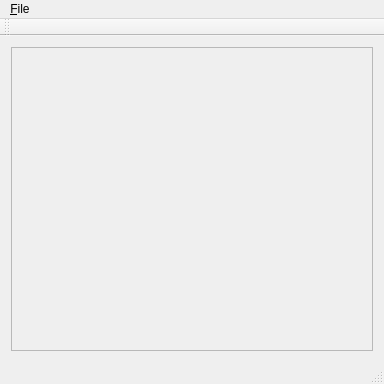
<?xml version="1.0" encoding="UTF-8"?>
<ui version="4.0">
 <class>ImageViewer</class>
 <widget class="QMainWindow" name="ImageViewer">
  <property name="geometry">
   <rect>
    <x>0</x>
    <y>0</y>
    <width>384</width>
    <height>384</height>
   </rect>
  </property>
  <property name="windowTitle">
   <string>ImageViewer</string>
  </property>
  <widget class="QWidget" name="centralWidget">
   <layout class="QVBoxLayout" name="verticalLayout">
    <item>
     <widget class="QScrollArea" name="scrollArea">
      <property name="enabled">
       <bool>true</bool>
      </property>
      <property name="widgetResizable">
       <bool>true</bool>
      </property>
      <widget class="QWidget" name="scrollAreaWidgetContents">
       <property name="geometry">
        <rect>
         <x>0</x>
         <y>0</y>
         <width>364</width>
         <height>311</height>
        </rect>
       </property>
       <layout class="QHBoxLayout" name="horizontalLayout">
        <item>
         <widget class="QLabel" name="ImageLabel">
          <property name="text">
           <string>&lt;html&gt;&lt;head/&gt;&lt;body&gt;&lt;p&gt;&lt;br/&gt;&lt;/p&gt;&lt;/body&gt;&lt;/html&gt;</string>
          </property>
         </widget>
        </item>
       </layout>
      </widget>
     </widget>
    </item>
   </layout>
  </widget>
  <widget class="QMenuBar" name="menuBar">
   <property name="geometry">
    <rect>
     <x>0</x>
     <y>0</y>
     <width>384</width>
     <height>21</height>
    </rect>
   </property>
   <property name="autoFillBackground">
    <bool>false</bool>
   </property>
   <property name="defaultUp">
    <bool>false</bool>
   </property>
   <property name="nativeMenuBar">
    <bool>true</bool>
   </property>
   <widget class="QMenu" name="menu_File">
    <property name="title">
     <string>&amp;File</string>
    </property>
    <addaction name="openAct"/>
    <addaction name="exitAct"/>
   </widget>
   <addaction name="menu_File"/>
  </widget>
  <widget class="QToolBar" name="mainToolBar">
   <property name="enabled">
    <bool>true</bool>
   </property>
   <attribute name="toolBarArea">
    <enum>TopToolBarArea</enum>
   </attribute>
   <attribute name="toolBarBreak">
    <bool>false</bool>
   </attribute>
  </widget>
  <widget class="QStatusBar" name="statusBar"/>
  <action name="openAct">
   <property name="text">
    <string>&amp;Open File</string>
   </property>
   <property name="toolTip">
    <string>Open</string>
   </property>
   <property name="shortcut">
    <string>Ctrl+O</string>
   </property>
  </action>
  <action name="exitAct">
   <property name="text">
    <string>&amp;Exit</string>
   </property>
   <property name="shortcut">
    <string>Ctrl+Q</string>
   </property>
  </action>
 </widget>
 <layoutdefault spacing="6" margin="11"/>
 <resources/>
 <connections/>
</ui>
